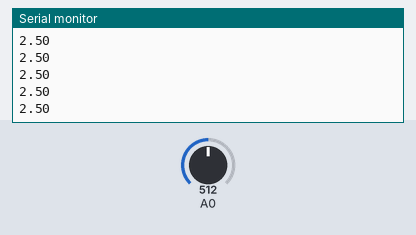
The sketch below on a simulated Arduino Uno, built with avr-gcc and run on an emulated ATmega328P. On the bench: the last lines printed to the serial monitor. Inputs (shaded band) come from the test bench; at power-on: A0 = 512.

Above: at 1.2 s.
1.3 s: A0 set to 716
At 2.0 s:
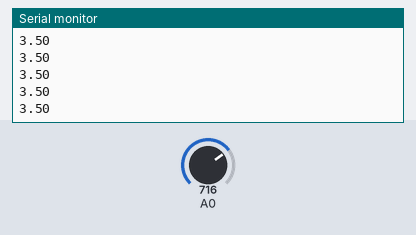
2.8 s: A0 set to 900
At 3.5 s:
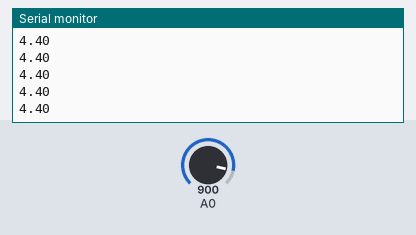
Timing chart, 0 to 5.8 s (numbered marks = the images above; inputs shaded):
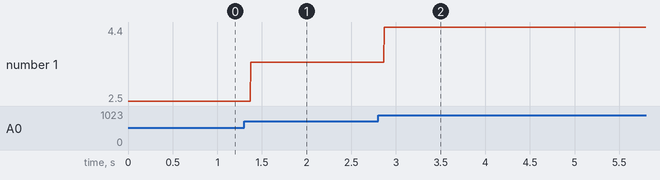

The sketch:

sensorbasic.ino
```cpp
float x;
void setup() {
  Serial.begin(9600);
}

void loop() {
  x=analogRead(A0);
  float senval=x*(5.0/1023.0);
  Serial.println(senval);
}
```

Measured:
- after the input at 1.3 s, the serial monitor: prints a new line after 0.07 s (image 1)
- after the input at 2.8 s, the serial monitor: prints a new line after 0.07 s (image 2)
- plotted number 1: 2.5 → 3.5 after the input at 1.3 s, 3.5 → 4.4 after the input at 2.8 s
